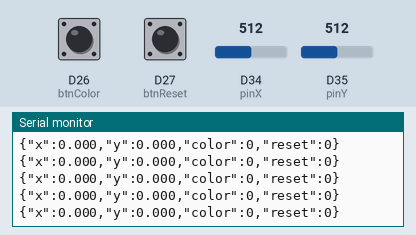
Recording of a sketch running on a simulated Arduino Due. On the bench: the last lines printed to the serial monitor. The inputs (shaded band) are chosen by the test bench; at power-on: D34 (pinX) = 512, D35 (pinY) = 512, D26 (btnColor) HIGH, D27 (btnReset) HIGH (analog values on the 0–1023 scale).

Above: at 1.2 s.
1.3 s: D34 (pinX) set to 306
At 2.3 s:
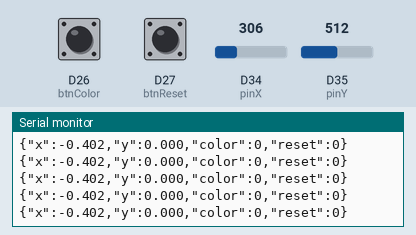
4.3 s: D35 (pinY) set to 716
At 4.8 s:
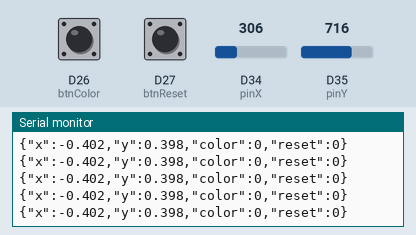
5.8 s: D26 (btnColor) pulled LOW for 0.15 s
7.4 s: D27 (btnReset) pulled LOW for 0.15 s
9.0 s: D34 (pinX) set to 122
At 9.9 s:
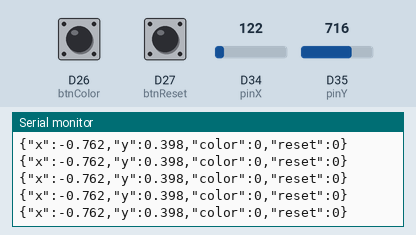
10.5 s: D26 (btnColor) pulled LOW for 1 s
Timing chart, 0 to 13.5 s (numbered marks = the images above; inputs shaded):
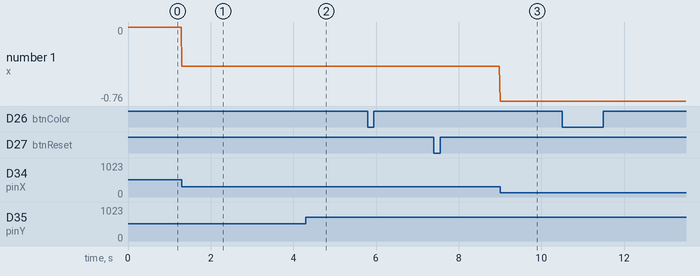

The sketch:

Proyecto_ElectronicaDigital.ino
```cpp
const int pinX = 34;
const int pinY = 35;

const int btnColor = 26;
const int btnReset = 27;

bool lastBtnColor = HIGH;
bool lastBtnReset = HIGH;

void setup() {

  Serial.begin(115200);

  analogReadResolution(12);

  pinMode(btnColor, INPUT_PULLUP);
  pinMode(btnReset, INPUT_PULLUP);
}

void loop() {

  // =========================
  // JOYSTICK
  // =========================

  int x = analogRead(pinX);
  int y = analogRead(pinY);

  float normX = (x - 2048) / 2048.0;
  float normY = (y - 2048) / 2048.0;

  normX = constrain(normX, -1.0, 1.0);
  normY = constrain(normY, -1.0, 1.0);

  // =========================
  // BOTONES
  // =========================

  bool currentBtnColor = digitalRead(btnColor);
  bool currentBtnReset = digitalRead(btnReset);

  bool colorPressed = false;
  bool resetPressed = false;

  // Detectar flanco
  if (lastBtnColor == HIGH && currentBtnColor == LOW) {
    colorPressed = true;
  }

  if (lastBtnReset == HIGH && currentBtnReset == LOW) {
    resetPressed = true;
  }

  lastBtnColor = currentBtnColor;
  lastBtnReset = currentBtnReset;

  // =========================
  // JSON
  // =========================

  Serial.print("{");

  Serial.print("\"x\":");
  Serial.print(normX, 3);

  Serial.print(",");

  Serial.print("\"y\":");
  Serial.print(normY, 3);

  Serial.print(",");

  Serial.print("\"color\":");
  Serial.print(colorPressed ? 1 : 0);

  Serial.print(",");

  Serial.print("\"reset\":");
  Serial.print(resetPressed ? 1 : 0);

  Serial.println("}");

  delay(16);
}
```

Measured:
- after the input at 1.3 s, the serial monitor: prints a new line at once (image 1)
- after the input at 4.3 s, the serial monitor: prints a new line at once (image 2)
- after the input at 9.0 s, the serial monitor: prints a new line at once (image 3)
- plotted number 1: 0 → -0.4 after the input at 1.3 s, -0.4 → -0.76 after the input at 9.0 s
